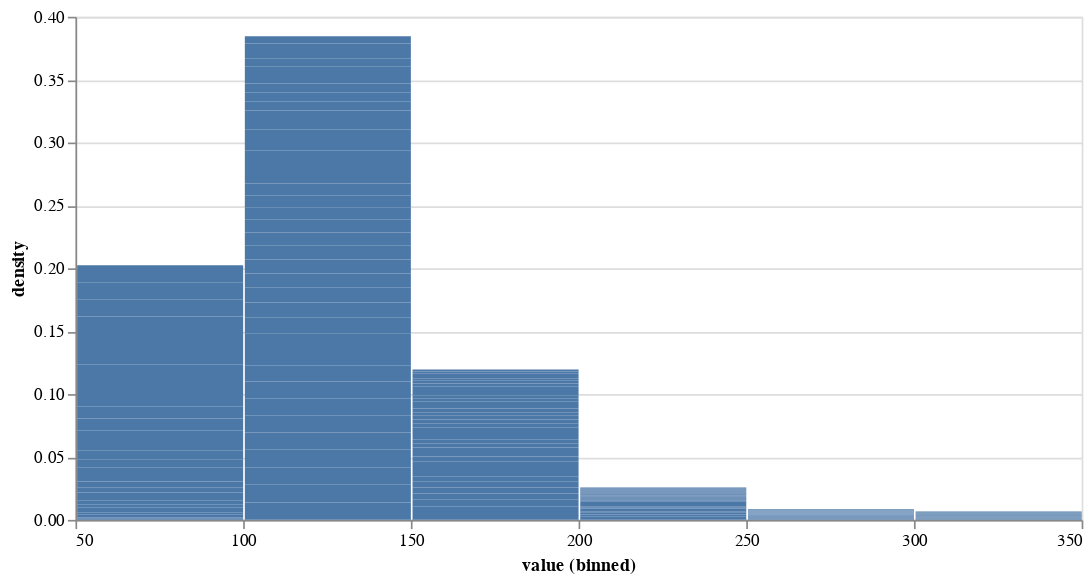

This figure's notebook cell:
### Code cell
alt.Chart(cars_data).transform_fold(
    ['enginesize'],
).transform_density(
    density='value'
).mark_bar().encode(
    alt.X('value:Q',bin=alt.BinParams(maxbins=10)),
    alt.Y('density:Q')
).properties(width=600)

### Figure 1 — Vega-Lite specification as saved in the notebook (floating-point values rounded to 4 significant figures; data arrays with more than 128 entries replaced by an {"elided": "..."} marker saying what was removed)
{"config": {"view": {"continuousWidth": 300, "continuousHeight": 300}}, "data": {"name": "data-54b04b3233a973f4c2ce1aad9036f2c8"}, "mark": {"type": "bar"}, "encoding": {"x": {"bin": {"maxbins": 10}, "field": "value", "type": "quantitative"}, "y": {"field": "density", "type": "quantitative"}}, "transform": [{"fold": ["enginesize"]}, {"density": "value"}], "width": 600, "$schema": "https://vega.github.io/schema/vega-lite/v5.8.0.json", "datasets": {"data-54b04b3233a973f4c2ce1aad9036f2c8": {"elided": "205 records"}}}
